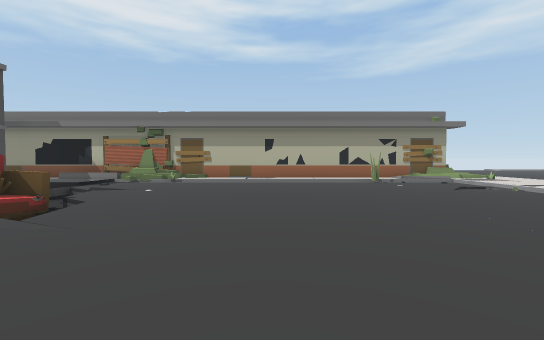
View 1 (above)

23 first-person views from a walk through a 3-D level made in the Unity game engine. The camera is 1.5 m above the floor, tilts 2° down and sees 90° across. The floor is counted in squares, 2 m on a side. Each view is taken from the middle of a square. On the plan, view 1 faces up. The plan holds only what a view shows up to about 10 squares ahead; the rest is blank. The place goes on beyond the plan. The player character is not drawn.

View 2
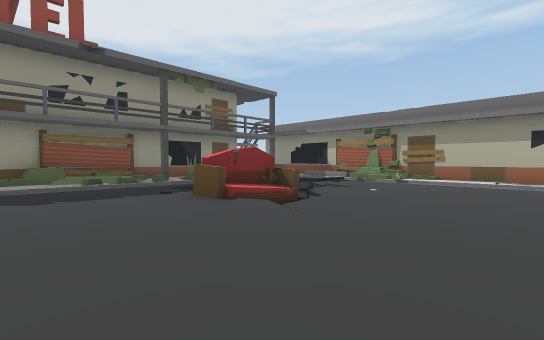

View 3
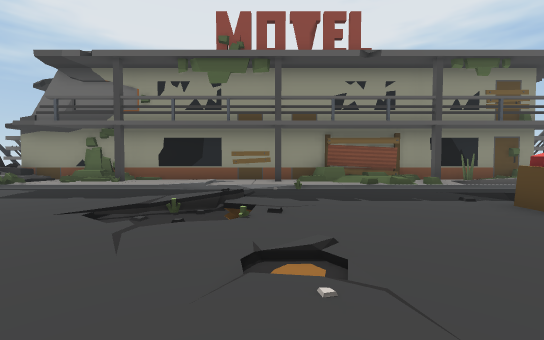

View 4
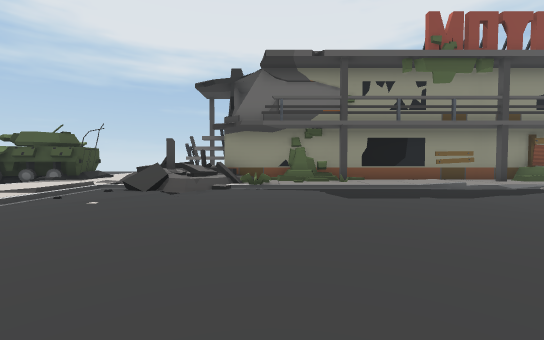

View 5
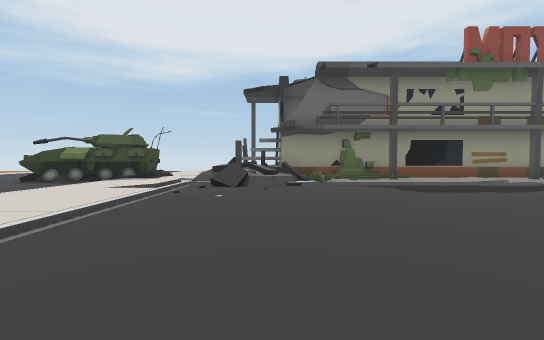

View 6
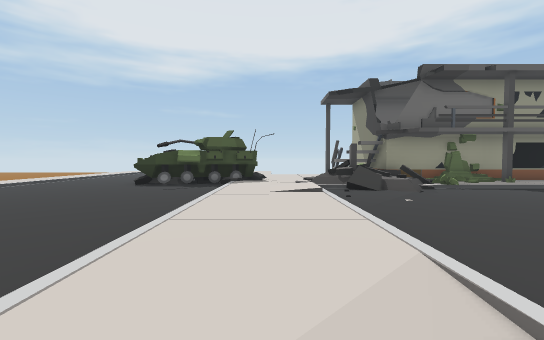

View 7
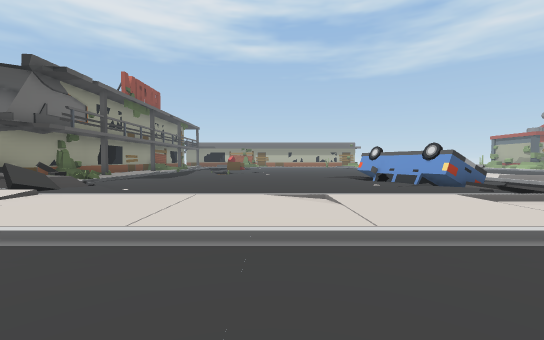

View 8
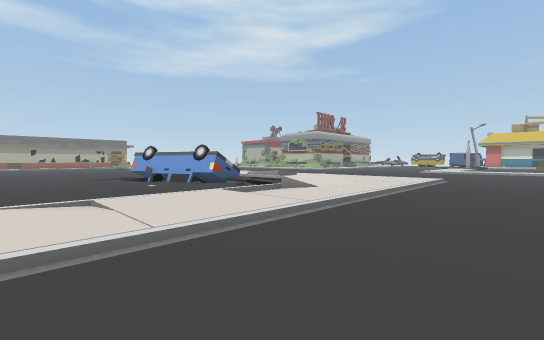

View 9
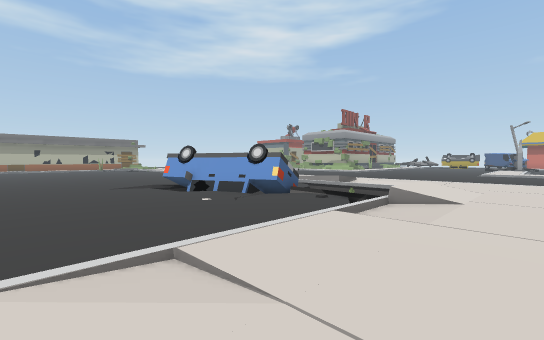

View 10
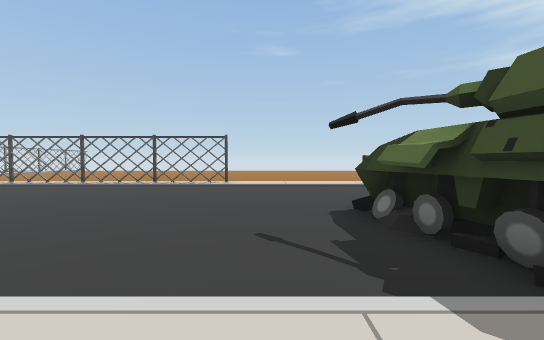

View 11
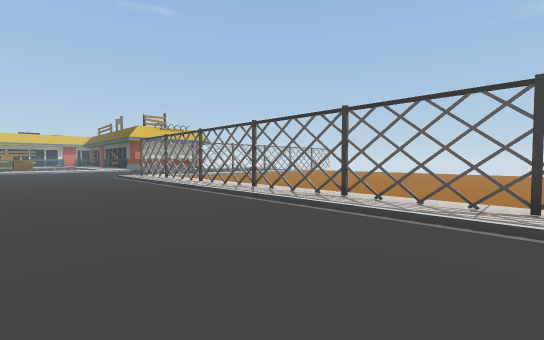

View 12
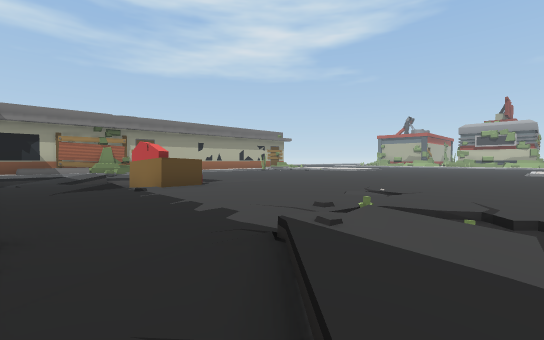

View 13
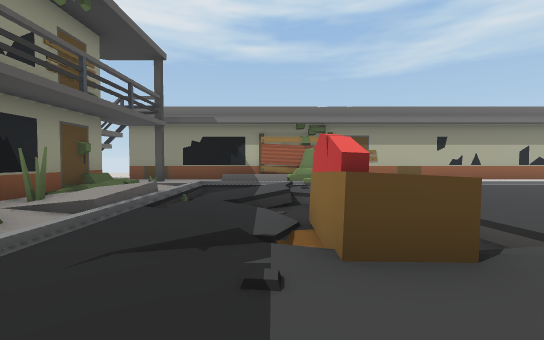

View 14
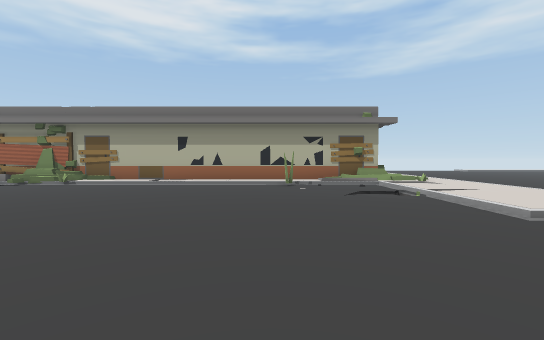

View 15
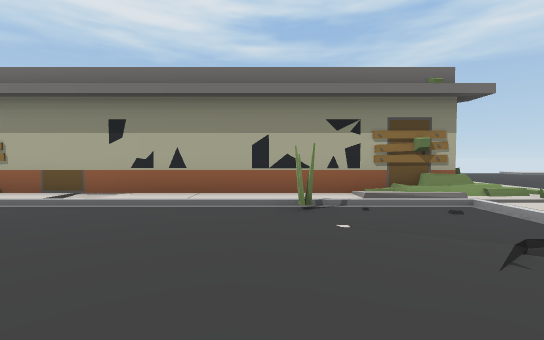

View 16
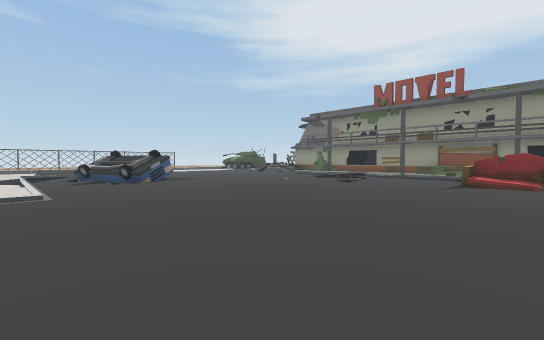

View 17
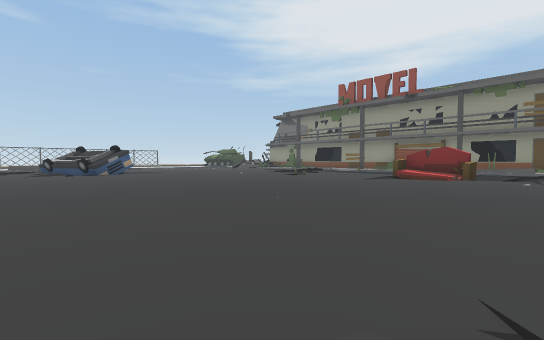

View 18
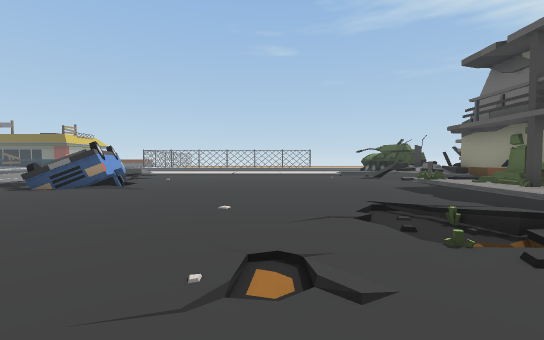

View 19
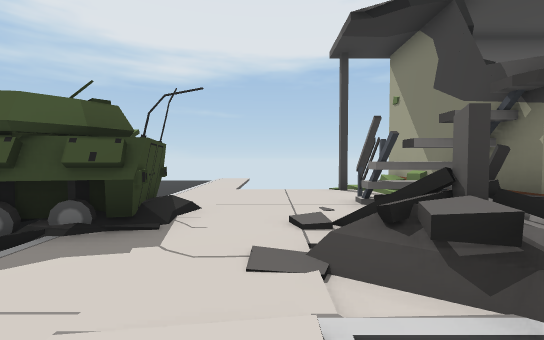

View 20
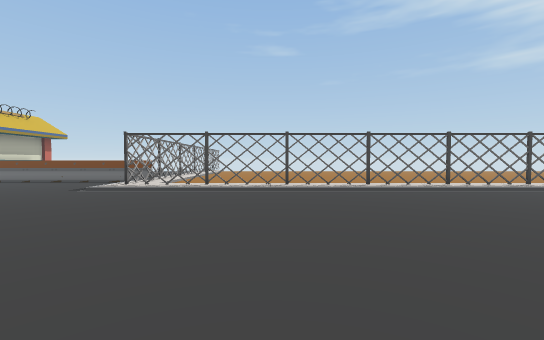

View 21
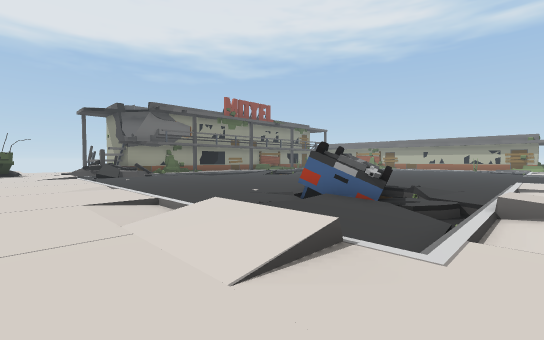

View 22
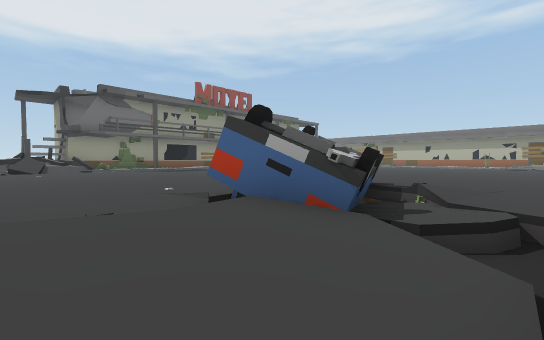

View 23
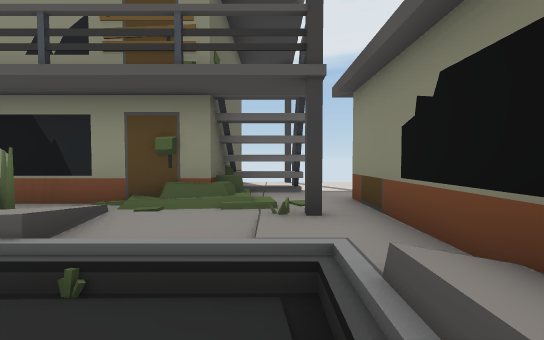

### Floor plan
Key: @ floor where view 1 was taken; # wall or solid block; x gap in a wall; . main floor; : floor 0.25 m higher than the main floor; - floor 0.25 m lower than the main floor; _ floor 0.5 m lower than the main floor; / step, stairs or slope; = window, fence, low wall or low ledge; ^ raised ledge; S sofa.
Columns run from 17 left of view 1 to 7 right of it. Each row starts with its distance up from view 1.
 11    :::###################
 10    :#:::/:####///::::::##
  9    : #://////........#..:
  8   ######////.........../:
  7        #=///==........//:
  6        #=///_...........:
  5        #:.//S/..........:
  4        #:../SS/..........
  3        #/..=S//..........
  2        #/................
  1        #:................
  0       ##:........@.......
 -1       ##:...../..........
 -2       #::.//-............
 -3       #://../...........:
 -4       #::...............:
 -5       #::...............:
 -6       ##:...........^#...
 -7       ##:..........##^/..
 -8       ##/..........##^///
 -9   ######=/..........#^.//
-10    //=##=/..........#/#//
-11    ::####/...........///.
-12    ::::=/=........../////
-13    :::::::/:::::/::..//::
-14    ::::::::::::::::::::::
-15 :::::###:::::::::::::::::
-16 ....  ##.................
-17 ..    ##.................
-18        #...... ..........
-19        ^.................
-20        ..................
-21       ...................
-22       ...................
-23       :::::####xx####x#x#
-24       ///////////////////
-25              .........
-26              ........
-27              .......
-28              ......
-29              .....
-30              ....
-31              ...
-32              ..

Where each view was taken, in squares from view 1:
view 1: 0 up, 0 right, facing up
view 2: 0 up, 0 right, facing up-left
view 3: 1 down, 1 left, facing left
view 4: 8 down, 1 left, facing left
view 5: 10 down, 0 right, facing left
view 6: 14 down, 0 right, facing left
view 7: 18 down, 2 left, facing up
view 8: 18 down, 2 left, facing up-right
view 9: 15 down, 2 left, facing up-right
view 10: 14 down, 8 left, facing down
view 11: 19 down, 4 left, facing down-right
view 12: 3 down, 8 left, facing up-right
view 13: 1 up, 6 left, facing up
view 14: 1 up, 3 right, facing up
view 15: 5 up, 3 right, facing up
view 16: 5 up, 7 right, facing down-left
view 17: 7 up, 6 right, facing down-left
view 18: 1 up, 3 left, facing down
view 19: 13 down, 7 left, facing left
view 20: 15 down, 4 right, facing down
view 21: 15 down, 7 right, facing up-left
view 22: 12 down, 6 right, facing up-left
view 23: 9 up, 6 left, facing left
